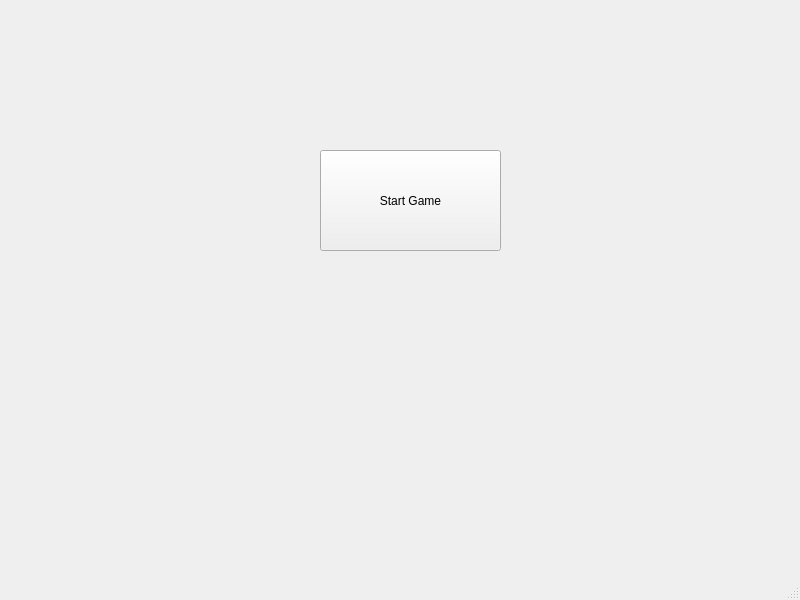
<?xml version="1.0" encoding="UTF-8"?>
<ui version="4.0">
 <class>MainWindow</class>
 <widget class="QMainWindow" name="MainWindow">
  <property name="geometry">
   <rect>
    <x>0</x>
    <y>0</y>
    <width>800</width>
    <height>600</height>
   </rect>
  </property>
  <property name="windowTitle">
   <string>MainWindow</string>
  </property>
  <widget class="QWidget" name="centralwidget">
   <widget class="QPushButton" name="start_game_button">
    <property name="geometry">
     <rect>
      <x>320</x>
      <y>150</y>
      <width>181</width>
      <height>101</height>
     </rect>
    </property>
    <property name="text">
     <string>Start Game</string>
    </property>
   </widget>
  </widget>
  <widget class="QMenuBar" name="menubar">
   <property name="geometry">
    <rect>
     <x>0</x>
     <y>0</y>
     <width>800</width>
     <height>21</height>
    </rect>
   </property>
  </widget>
  <widget class="QStatusBar" name="statusbar"/>
 </widget>
 <resources/>
 <connections/>
</ui>
